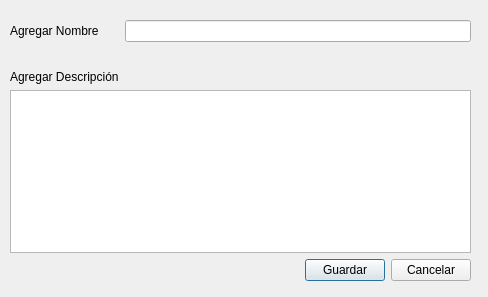
<?xml version="1.0" encoding="UTF-8"?>
<ui version="4.0">
 <class>ui_agregar_nomDesc</class>
 <widget class="QDialog" name="ui_agregar_nomDesc">
  <property name="geometry">
   <rect>
    <x>0</x>
    <y>0</y>
    <width>488</width>
    <height>297</height>
   </rect>
  </property>
  <property name="windowTitle">
   <string>Dialog</string>
  </property>
  <widget class="QWidget" name="layoutWidget">
   <property name="geometry">
    <rect>
     <x>10</x>
     <y>20</y>
     <width>461</width>
     <height>261</height>
    </rect>
   </property>
   <layout class="QVBoxLayout" name="verticalLayout_2">
    <item>
     <layout class="QHBoxLayout" name="horizontalLayout_4">
      <item>
       <widget class="QLabel" name="label_3">
        <property name="text">
         <string>Agregar Nombre</string>
        </property>
       </widget>
      </item>
      <item>
       <spacer name="verticalSpacer_4">
        <property name="orientation">
         <enum>Qt::Vertical</enum>
        </property>
        <property name="sizeHint" stdset="0">
         <size>
          <width>20</width>
          <height>40</height>
         </size>
        </property>
       </spacer>
      </item>
      <item>
       <widget class="QLineEdit" name="lineEdit_nombre_2"/>
      </item>
     </layout>
    </item>
    <item>
     <spacer name="verticalSpacer_2">
      <property name="orientation">
       <enum>Qt::Vertical</enum>
      </property>
      <property name="sizeHint" stdset="0">
       <size>
        <width>31</width>
        <height>52</height>
       </size>
      </property>
     </spacer>
    </item>
    <item>
     <widget class="QLabel" name="label_4">
      <property name="text">
       <string>Agregar Descripción</string>
      </property>
     </widget>
    </item>
    <item>
     <layout class="QHBoxLayout" name="horizontalLayout_5">
      <item>
       <widget class="QPlainTextEdit" name="plainTextEdit_descripcion_2">
        <property name="enabled">
         <bool>true</bool>
        </property>
        <property name="sizePolicy">
         <sizepolicy hsizetype="Minimum" vsizetype="Expanding">
          <horstretch>0</horstretch>
          <verstretch>0</verstretch>
         </sizepolicy>
        </property>
       </widget>
      </item>
     </layout>
    </item>
    <item>
     <layout class="QHBoxLayout" name="horizontalLayout_6">
      <item>
       <spacer name="horizontalSpacer_2">
        <property name="orientation">
         <enum>Qt::Horizontal</enum>
        </property>
        <property name="sizeHint" stdset="0">
         <size>
          <width>40</width>
          <height>20</height>
         </size>
        </property>
       </spacer>
      </item>
      <item>
       <widget class="QPushButton" name="pushButton_guardar_2">
        <property name="text">
         <string>Guardar</string>
        </property>
       </widget>
      </item>
      <item>
       <widget class="QPushButton" name="pushButton_cancelar_2">
        <property name="text">
         <string>Cancelar</string>
        </property>
       </widget>
      </item>
     </layout>
    </item>
   </layout>
  </widget>
 </widget>
 <resources/>
 <connections/>
</ui>
